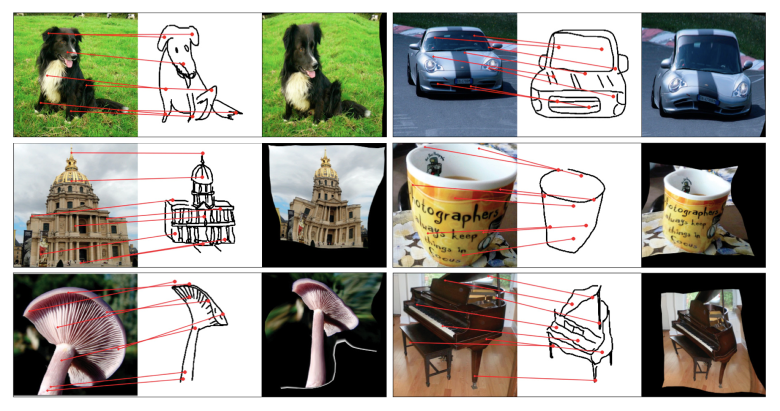
#> input picture misc/assets/examples.png, 1560 x 822 px (shown at 1/2 size)
$ python -i visualization.py   (imports and definitions only)
#> lines starting #> are read from the running program, lines starting #| are printed output that depends on the picture; after the words box and inside, x2 and y2 are one past the last pixel; in counts of white or black regions, pixels touching at a corner belong together
#> further down, picture is the input picture: shape (822, 1560, 3); mean B, G, R 147.8, 157.7, 158.5
import cv2
import seaborn as sns
import numpy as np
import matplotlib.pyplot as plt
import torch.nn.functional as F
from sklearn.decomposition import PCA
from sklearn.preprocessing import QuantileTransformer


def prep_img_tensor(tensor):
    return tensor[0].permute(1, 2, 0).detach().cpu().numpy()            * np.array([0.229, 0.224, 0.225]) + np.array([0.485, 0.456, 0.406])


def prep_feat_tensor(tensor):
    return tensor[0].permute(1, 2, 0).detach().cpu().numpy()


def _get_roi(img):
    binary = np.mean(img, axis=2, keepdims=True)
    binary = cv2.resize(binary, (75, 75))
#> binary: shape (75, 75) float64
    binary = binary - binary.min()
    binary = binary / binary.max()
    binary = 1 - binary
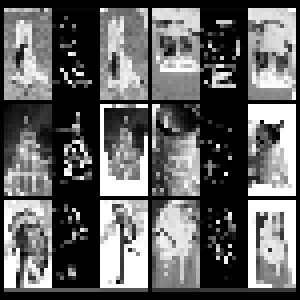
#> binary: shape (75, 75) float64 (shown 4 times larger); min 0, max 1, mean 0.395
    _, binary = cv2.threshold(binary, 0.3, 1, cv2.THRESH_BINARY)
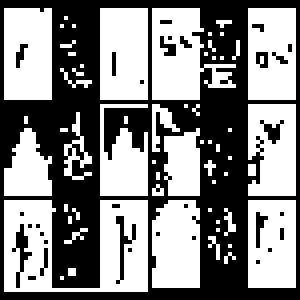
#> binary: shape (75, 75) float64 (shown 4 times larger); values 0 (black) and 1 (white), 52.4% white; 32 black regions (29 under 20 px), largest, box (x1, y1, x2, y2) and area: (0, 0, 75, 75) 2513, (3, 56, 8, 72) 27, (29, 54, 34, 71) 26

    binary_padding = 37
    binary = cv2.copyMakeBorder(binary,
                                binary_padding,
                                binary_padding,
                                binary_padding,
                                binary_padding, 0)
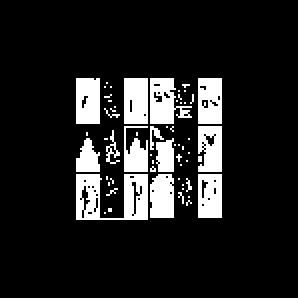
#> binary: shape (149, 149) float64 (shown 2 times larger); values 0 (black) and 1 (white), 13.3% white; 59 white regions (46 under 20 px), largest, box (x1, y1, x2, y2) and area: (38, 87, 74, 110) 495, (75, 39, 96, 62) 286, (62, 39, 74, 62) 269
    binary = cv2.morphologyEx(binary, cv2.MORPH_CLOSE, np.ones((19, 19), np.uint8))
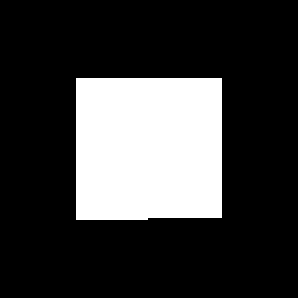
#> binary: shape (149, 149) float64 (shown 2 times larger); values 0 (black) and 1 (white), 23.2% white; 1 white region, box (x1, y1, x2, y2) and area: (38, 39, 111, 110) 5146
    binary = cv2.dilate(binary, np.ones((5, 5), np.uint8))
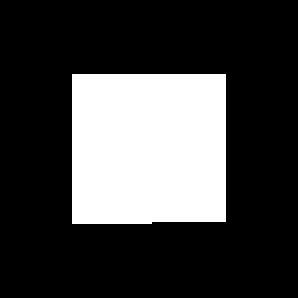
#> binary: shape (149, 149) float64 (shown 2 times larger); values 0 (black) and 1 (white), 25.8% white; 1 white region, box (x1, y1, x2, y2) and area: (36, 37, 113, 112) 5738
    binary = np.array(binary, dtype=np.uint8)[binary_padding:-binary_padding, binary_padding:-binary_padding]
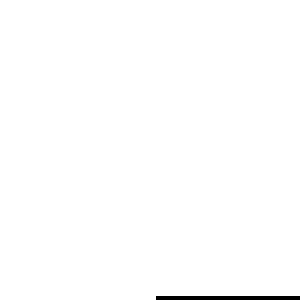
#> binary: shape (75, 75) (shown 4 times larger); values 0 (black) and 1 (white), 99.4% white; black in thin lines or dots, all inside (x1, y1, x2, y2) = (39, 74, 75, 75)

    contours, _ = cv2.findContours(binary, cv2.RETR_EXTERNAL, cv2.CHAIN_APPROX_SIMPLE)
#> contours = 1 item
    try:
        best_contour = contours[0]
#> best_contour = [[0, 0], [0, 74], [38, 74], [39, 73], [74, 73], [74, 0]]
        if len(contours) > 1:
            for i in range(1, len(contours)):
                if len(contours[i]) > len(best_contour):
                    best_contour = contours[i]
        roi = np.zeros((75, 75))
        roi = cv2.fillPoly(roi, pts=[best_contour], color=(1, 1, 1))
        roi = cv2.resize(roi, img.shape[:2])
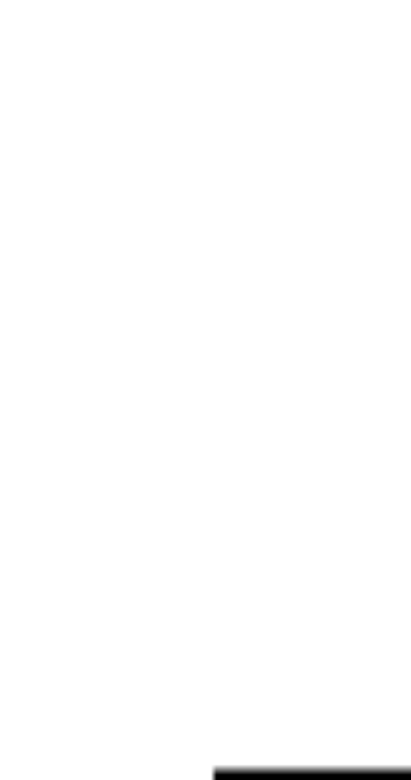
#> roi: shape (1560, 822) float64 (shown at 1/2 size); min 0, max 1, mean 0.994
        return roi
    except:
        roi = np.zeros((75, 75))
        roi = cv2.resize(roi, img.shape[:2])
        return roi


# [103 lines left out: functions _vis_corr, _vis_map, gen_graph, not called in this run]

>>> import cv2
>>> picture = cv2.imread('../../misc/assets/examples.png')
>>> result = _get_roi(picture)
